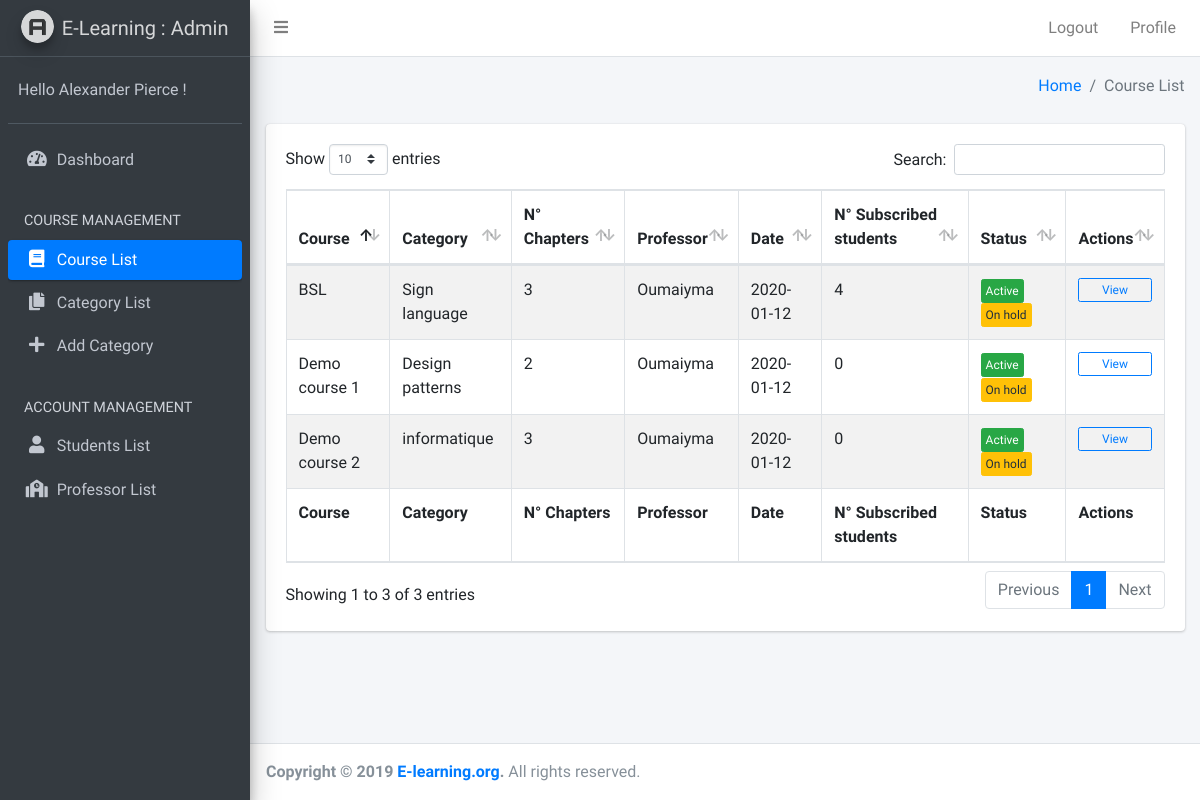
The app's page /Admin/S-Admin/course_list.php, older data.
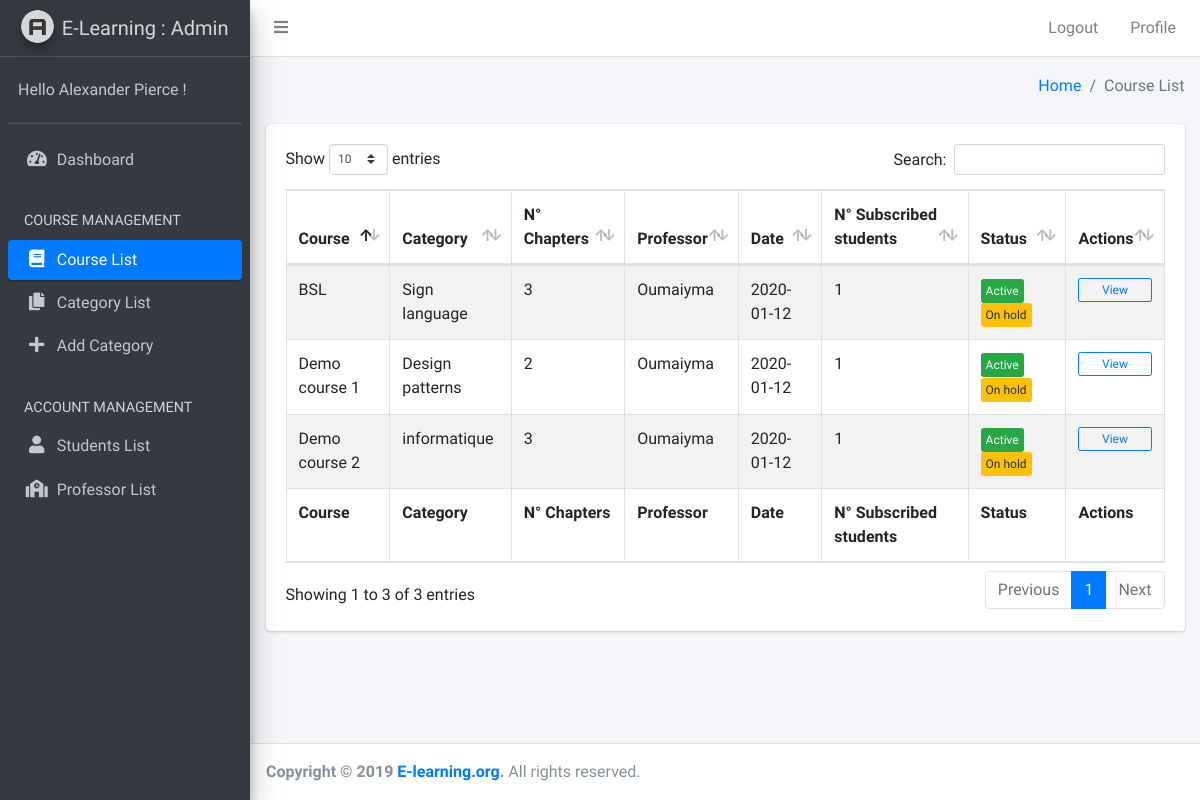
The same page, newer data.
### tables this page shows
CREATE TABLE `course` (
  `id_course` int(15) NOT NULL,
  `name` varchar(60) NOT NULL,
  `description` varchar(50000) NOT NULL,
  `syllabus` mediumtext NOT NULL,
  `id_prof` int(15) NOT NULL,
  `image_course` varchar(100) NOT NULL,
  `id_category` int(11) NOT NULL,
  `active` tinyint(1) NOT NULL DEFAULT 1,
  `lunched` tinyint(1) NOT NULL DEFAULT 0,
  `release_date` date NOT NULL
);

CREATE TABLE `category` (
  `id_category` int(11) NOT NULL,
  `label_category` varchar(100) NOT NULL,
  `description` varchar(200) DEFAULT NULL,
  `active` tinyint(1) NOT NULL DEFAULT 1
);

CREATE TABLE `account` (
  `id_account` int(15) NOT NULL,
  `full_name` varchar(30) DEFAULT NULL,
  `email` varchar(35) DEFAULT NULL,
  `password` varchar(11) NOT NULL,
  `date` date NOT NULL,
  `type` varchar(11) NOT NULL
);

### Admin/S-Admin/course_list.php (the view, shortened to what the changed rows need)
<?php
    include_once("../../Database/db_connection.php");
?>
<!DOCTYPE html>
<html>
<head>
    <link rel="stylesheet" href="../plugins/fontawesome-free/css/all.min.css">
    <link rel="stylesheet" href="https://code.ionicframework.com/ionicons/2.0.1/css/ionicons.min.css">
    <link rel="stylesheet" href="../plugins/tempusdominus-bootstrap-4/css/tempusdominus-bootstrap-4.min.css">
    <link rel="stylesheet" href="../plugins/icheck-bootstrap/icheck-bootstrap.min.css">
    <link rel="stylesheet" href="../plugins/jqvmap/jqvmap.min.css">
    <link rel="stylesheet" href="../plugins/datatables-bs4/css/dataTables.bootstrap4.css">
    <link rel="stylesheet" href="../dist/css/adminlte.min.css">
    <link rel="stylesheet" href="../plugins/overlayScrollbars/css/OverlayScrollbars.min.css">
    <link rel="stylesheet" href="../plugins/daterangepicker/daterangepicker.css">
    <link rel="stylesheet" href="../plugins/summernote/summernote-bs4.css">
</head>
<body class="hold-transition sidebar-mini layout-fixed">
    <div class="wrapper">
        <div class="content-wrapper">
            <section class="content">
                <div class="container-fluid">
                    <div class="card">
                        <div class="card-body">
                            <table id="example1" class="table table-bordered table-striped">
                                <thead>
                                    <tr>
                                        <th>Course</th>
                                        <th>Category</th>
                                        <th>N° Chapters</th>
                                        <th>Professor</th>
                                        <th>Date </th>
                                        <th>N° Subscribed students</th>
                                        <th>Status</th>
                                        <th>Actions</th>
                                    </tr>
                                </thead>
                                <tbody>
                                    <?php
		                                 $select_course="SELECT * FROM course  ";
		                                 $result_course = mysqli_query($conn,$select_course);
		                                 while($row = mysqli_fetch_assoc($result_course)) {
			                             $id= $row['id_course'];
			                             $name=$row['name'];
			                             $date=$row['release_date'];
                                         $id_category=$row['id_category'];
                                         $launched = $row['lunched'];
                                         $active = $row['active'];
                                         $id_prof=$row['id_prof'];
                                         $select_category="SELECT * FROM category  WHERE id_category='$id_category' ";
                                         $result_category = mysqli_query($conn,$select_category);
                                         $row1= mysqli_fetch_assoc($result_category);
                                         $Category=$row1['label_category'];
                                         $select_chapters="SELECT count(*) FROM chapter  WHERE id_course='$id' ";
                                         $result_chapters = mysqli_query($conn,$select_chapters);
                                         $row2= mysqli_fetch_assoc($result_chapters);
                                         $NB_chapters=$row2['count(*)'];
                                         $select_prof="SELECT * FROM account  WHERE id_account='$id_prof' ";
                                         $result_prof= mysqli_query($conn,$select_prof);
                                         $row3= mysqli_fetch_assoc($result_prof);
                                         $name_prof=$row3['full_name'];
                                         $select_Students="SELECT count(*) FROM course_student  WHERE id_course='$id' ";
                                         $result_Students= mysqli_query($conn,$select_Students);
                                         $row4= mysqli_fetch_assoc($result_Students);
                                         $NB_Students=$row4['count(*)'];
		                           ?>
                                    <tr>
                                        <td><?php echo $name ;?></td>
                                        <td> <?php echo $Category;?></td>
                                        <td> <?php echo $NB_chapters ;?></td>
                                        <td> <?php echo $name_prof;?></td>
                                        <td><?php echo $date ;?></td>
                                        <td> <?php echo $NB_Students ;?></td>
                                        <td><?php if($active == '1'){?>
                                            <button type="button" class="btn btn-success btn-xs">Active</button>
                                            <?php }else{?>
                                            <button type="button" class="btn btn-danger btn-xs">Blocked</button>
                                            <?php }?>
                                            <?php if($launched == '1'){?>
                                            <button type="button" class="btn btn-primary btn-xs">Launched</button>
                                            <?php }else{?>
                                            <button type="button" class="btn btn-warning btn-xs">On hold</button>
                                            <?php }?>
                                        </td>
                                        <td>
                                            <form method="post" action="course_detail.php">
                                                <button type="submit" class="btn btn-block btn-outline-primary btn-xs">View</button>
                                            </form>
                                        </td>
                                    </tr>
                                    <?php } ?>
                                </tbody>
                                <tfoot>
                                    <tr>
                                        <th>Course</th>
                                        <th>Category</th>
                                        <th>N° Chapters</th>
                                        <th>Professor</th>
                                        <th>Date </th>
                                        <th>N° Subscribed students</th>
                                        <th>Status</th>
                                        <th>Actions</th>
                                    </tr>
                                </tfoot>
                            </table>
                        </div>
                    </div>
                </div>
            </section>
        </div>
    </div>
</body>
</html>

Row changes from the older to the newer data that the page shows:
changed course "BSL": NB_Students "4" → "1"
changed course "Demo course 1": NB_Students "0" → "1"
changed course "Demo course 2": NB_Students "0" → "1"
